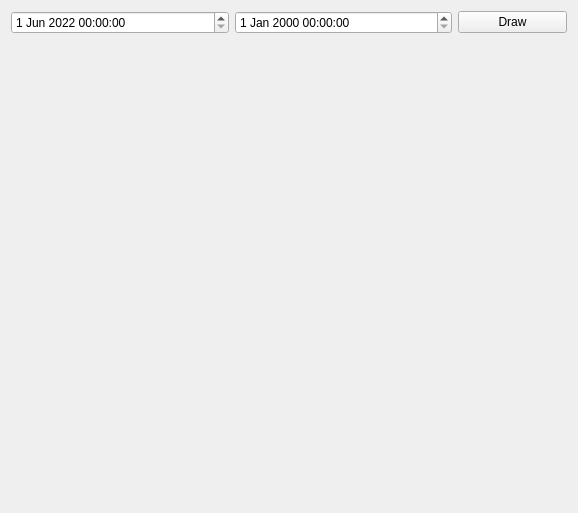
<?xml version="1.0" encoding="UTF-8"?>
<ui version="4.0">
 <class>Tab7PlotDatabase</class>
 <widget class="QWidget" name="Tab7PlotDatabase">
  <property name="geometry">
   <rect>
    <x>0</x>
    <y>0</y>
    <width>578</width>
    <height>513</height>
   </rect>
  </property>
  <property name="windowTitle">
   <string>Form</string>
  </property>
  <layout class="QVBoxLayout" name="verticalLayout" stretch="1,9">
   <item>
    <layout class="QHBoxLayout" name="horizontalLayout" stretch="4,4,2">
     <item>
      <widget class="QDateTimeEdit" name="pDTEFrom">
       <property name="dateTime">
        <datetime>
         <hour>0</hour>
         <minute>0</minute>
         <second>0</second>
         <year>2022</year>
         <month>6</month>
         <day>1</day>
        </datetime>
       </property>
      </widget>
     </item>
     <item>
      <widget class="QDateTimeEdit" name="pDTETo"/>
     </item>
     <item>
      <widget class="QPushButton" name="pPBDraw">
       <property name="text">
        <string>Draw</string>
       </property>
      </widget>
     </item>
    </layout>
   </item>
   <item>
    <layout class="QHBoxLayout" name="pChartHLayout"/>
   </item>
  </layout>
 </widget>
 <resources/>
 <connections/>
</ui>
